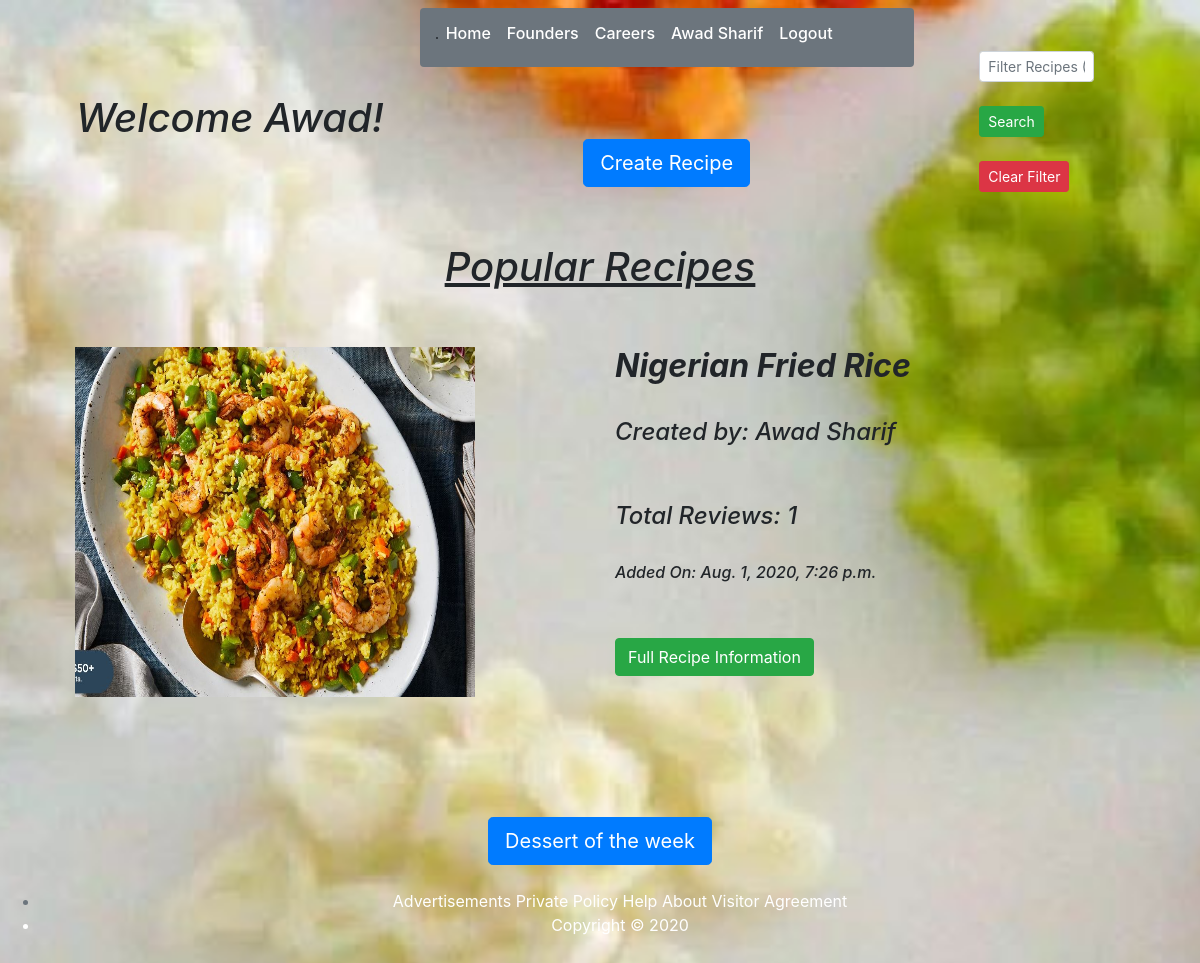
The page /welcome (signed in) on the database as committed earlier.
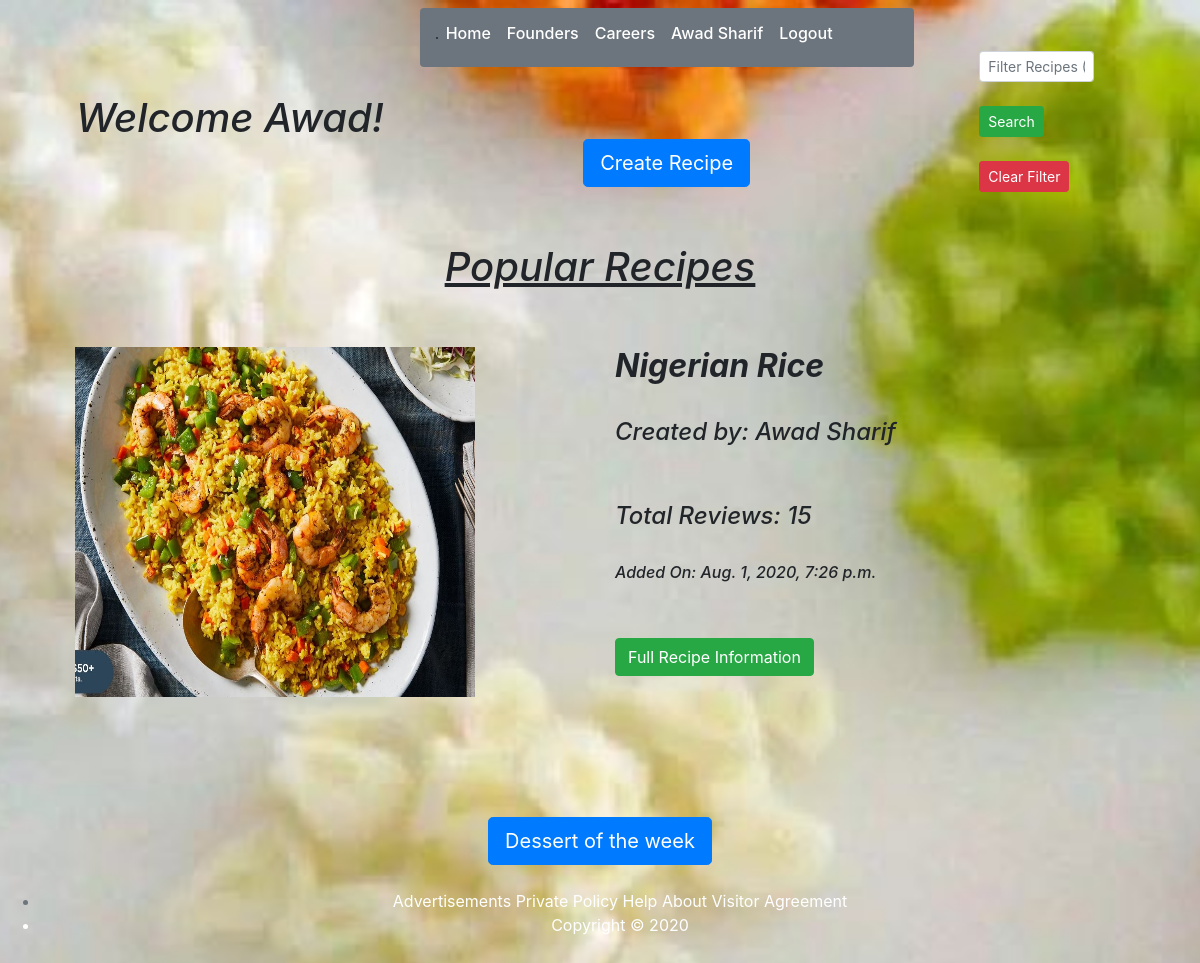
The same page on the database as committed later.
### recipe_app/models.py (models this page shows)
class Recipes(models.Model):
    name = models.CharField(max_length=255)
    summary = models.TextField()
    ingredients = models.TextField()
    steps = models.TextField()
    image = models.ImageField()
    owner = models.ForeignKey(User,related_name="recipes_of_user",on_delete = models.CASCADE)
    is_dessert = models.BooleanField()
    created_at = models.DateTimeField(auto_now_add=True)
    updated_at = models.DateTimeField(auto_now=True)
    objects = Recipes_Manager()

class User(models.Model):
    first_name = models.CharField(max_length=255)
    last_name = models.CharField(max_length=255)
    email = models.EmailField(max_length=255)
    password = models.CharField(max_length=255)
    created_at = models.DateTimeField(auto_now_add=True)
    updated_at = models.DateTimeField(auto_now=True)
    objects = UserManager()

### recipe_app/views.py (the view)
# urls.py: path('welcome', views.welcome),
def welcome(request):
    if 'userid' not in request.session:
        return redirect('/')
    user = User.objects.get(id=request.session['userid'])
    recipes = Recipes.objects.all()
    all_reviews = []
    all_recipes = []
    sorted_recipes = []
    for recipe in recipes:
        if recipe.is_dessert == False:
            all_recipes.append(recipe)
            all_reviews.append(len(recipe.reviews_of_recipe.all()))
    all_reviews = sorted(all_reviews, reverse=True)
    i = 0
    for i in range(len(all_reviews)):
        for recipe in all_recipes:
            if (all_reviews[i] == len(recipe.reviews_of_recipe.all())):
                sorted_recipes.append(recipe)
    top_recipes = sorted_recipes
    context = {
        "user": user,
        "Top_Recipes": top_recipes
    }
    return render(request,'welcome.html', context)

### recipe_app/templates/welcome.html (shortened to what the changed rows need)
<!DOCTYPE html>
<html lang="en">
<head>
    <link rel="stylesheet" href="https://stackpath.bootstrapcdn.com/bootstrap/4.5.0/css/bootstrap.min.css">
    <link rel="stylesheet" type="text/css" href="static/css/style.css">
    {% load static %}
</head>
<body class="welcome bg-light">
    <div class="container">
        <div class="recipes col-12">
            <div class="navbar col-12">
                <em><h1 class="active display-6">Welcome {{user.first_name}}!</h1></em>
            </div>
            <div class="col-12">
                <u><em><h1 class="text-center">Popular Recipes</h1></em></u>
                <br><br>
                {% for recipe in Top_Recipes %}
                    <div class="row">
                        <div class="col-6">
                            <a href="/recipe/info/{{recipe.id}}"><img src="{{recipe.image.url}}" width="400" height="350"></a>
                        </div>
                        <div class="col-6">
                            <em><h2><strong>{{recipe.name}}</strong></h2></em>
                            <br>
                            <em><h4>Created by: {{recipe.owner.first_name}} {{recipe.owner.last_name}}</h4></em>
                            <br><br>
                            <em><h4>Total Reviews: {{recipe.reviews_of_recipe.all.count}}</h4></em>
                            <br>
                            <em><h6>Added On: {{recipe.created_at}}</h6></em>
                            <br><br>
                            <a class="btn btn-success" href="/recipe/info/{{recipe.id}}" role="button">Full Recipe Information</a>
                        </div>
                    </div>
                    <br>
                {% endfor %}
            </div>
        </div>
    </div>
</body>
</html>

Rows that differ between the two databases and show on the page:
changed Recipes "Awad": name "Nigerian Fried Rice" → "Nigerian Rice"; reviews_of_recipe.all.count "1" → "15"
